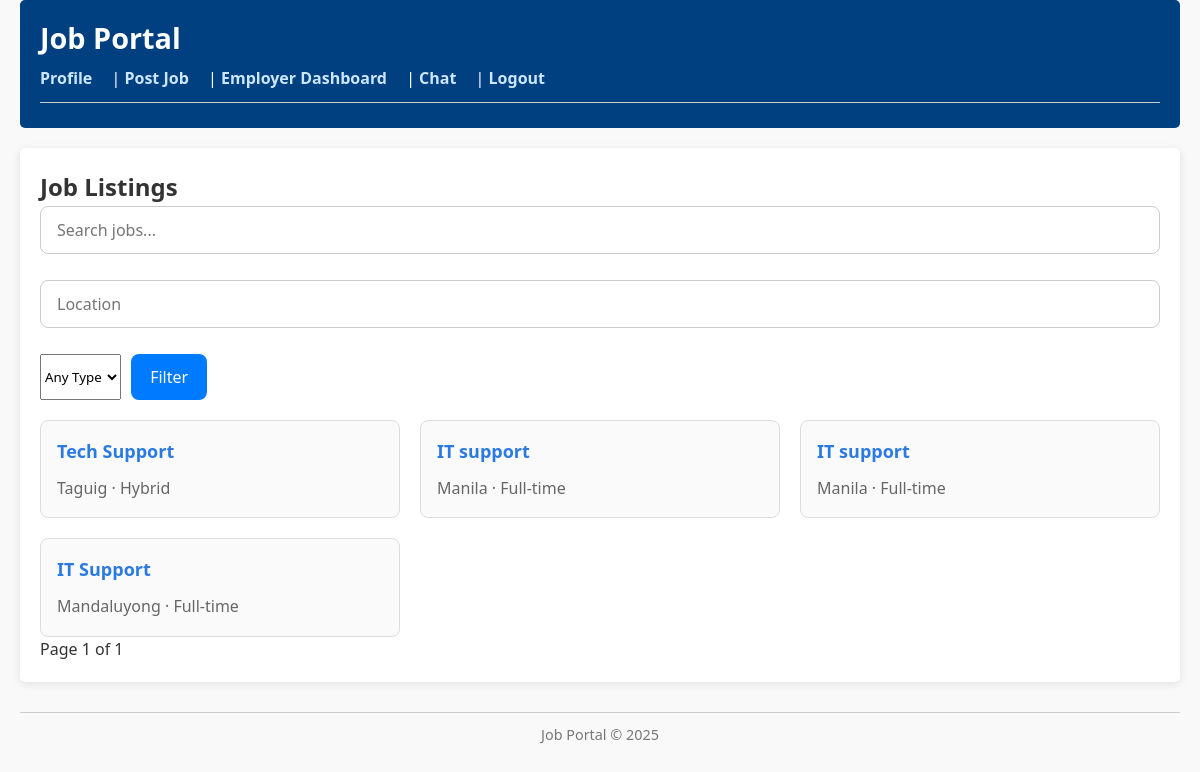
Screenshot of / (signed in) with the database file from the repository.
### jobs/models.py (models this page shows, shortened)
class Job(models.Model):
    JOB_TYPES = (
        ('FT', 'Full-time'),
        ('PT', 'Part-time'),
        ('HY', 'Hybrid'),
        ('RM', 'Remote'),
    )
    employer = models.ForeignKey(User, on_delete=models.CASCADE)
    title = models.CharField(max_length=255)
    description = models.TextField()
    requirements = models.TextField()
    salary_range = models.CharField(max_length=100)
    job_type = models.CharField(max_length=2, choices=JOB_TYPES)
    location = models.CharField(max_length=255)
    posted_at = models.DateTimeField(auto_now_add=True)

### jobs/views.py (the view)
# urls.py: path('', views.job_list, name='job_list'),
@login_required
def job_list(request):
    jobs = Job.objects.all().order_by('-posted_at')
    query = request.GET.get('q')
    location = request.GET.get('location')
    job_type = request.GET.get('job_type')
    salary_min = request.GET.get('salary_min')
    if query:
        jobs = jobs.filter(title__icontains=query)
    if location:
        jobs = jobs.filter(location__icontains=location)
    if job_type:
        jobs = jobs.filter(job_type=job_type)
    if salary_min:
        jobs = jobs.filter(salary_range__gte=salary_min)
    paginator = Paginator(jobs, 10)
    page_number = request.GET.get('page')
    page_obj = paginator.get_page(page_number)
    return render(request, 'jobs/job_list.html', {'jobs': page_obj})

### jobs/templates/jobs/job_list.html (shortened to what this page needs)
{% extends 'base.html' %}
{% block content %}
<h2>Job Listings</h2>
<form method="get" class="job-filter-form">
  <input type="text" name="q" placeholder="Search jobs..." value="{{ request.GET.q }}">
  <input type="text" name="location" placeholder="Location" value="{{ request.GET.location }}">
  <select name="job_type">
    <option value="">Any Type</option>
  </select>
  <button type="submit">Filter</button>
</form>
<div class="job-cards-container">
  {% for job in jobs %}
    <div class="job-card">
      <h3><a href="{% url 'jobs:employer_job_detail' job.id %}">{{ job.title }}</a></h3>
      <p>{{ job.location }} · {{ job.get_job_type_display }}</p>
    </div>
  {% empty %}
    <p>No jobs found.</p>
  {% endfor %}
</div>
<div class="pagination">
  <span>Page {{ jobs.number }} of {{ jobs.paginator.num_pages }}</span>
</div>
{% endblock %}

### static/css/styles.css (style rules this page uses)
* { margin: 0; padding: 0; box-sizing: border-box; font-family: 'Segoe UI', Tahoma, Geneva, Verdana, sans-serif; }
body { background-color: #f9f9f9; color: #333; line-height: 1.6; padding: 0 20px; }
input[type="text"], input[type="email"], input[type="password"] { width: 100%; padding: 0.75rem 1rem; margin-bottom: 1rem; border: 1px solid #ccc; border-radius: 8px; font-size: 1rem; transition: border-color 0.3s; }
button[type="submit"] { background-color: #007bff; color: white; padding: 0.75rem 1.2rem; font-size: 1rem; border: none; border-radius: 8px; cursor: pointer; transition: background-color 0.3s; }
.job-cards-container { display: grid; grid-template-columns: repeat(auto-fit, minmax(280px, 1fr)); gap: 20px; margin-top: 20px; }
.job-card { border: 1px solid #ddd; padding: 16px; border-radius: 8px; background-color: #fafafa; transition: box-shadow 0.3s ease; }
.job-card h3 { margin: 0 0 10px; font-size: 18px; }
.job-card a { text-decoration: none; color: #2a7ae2; }
.job-card p { margin: 0; color: #666; }
.job-filter-form { margin-bottom: 20px; display: flex; flex-wrap: wrap; gap: 10px; }

### rows the page displays
Job: title "Tech Support", location "Taguig", job_type "Hybrid"
Job: title "IT support", location "Manila", job_type "Full-time"
Job: title "IT support", location "Manila", job_type "Full-time"
Job: title "IT Support", location "Mandaluyong", job_type "Full-time"

### other values shown
{{ jobs.number }} "1"
{{ jobs.paginator.num_pages }} "1"
